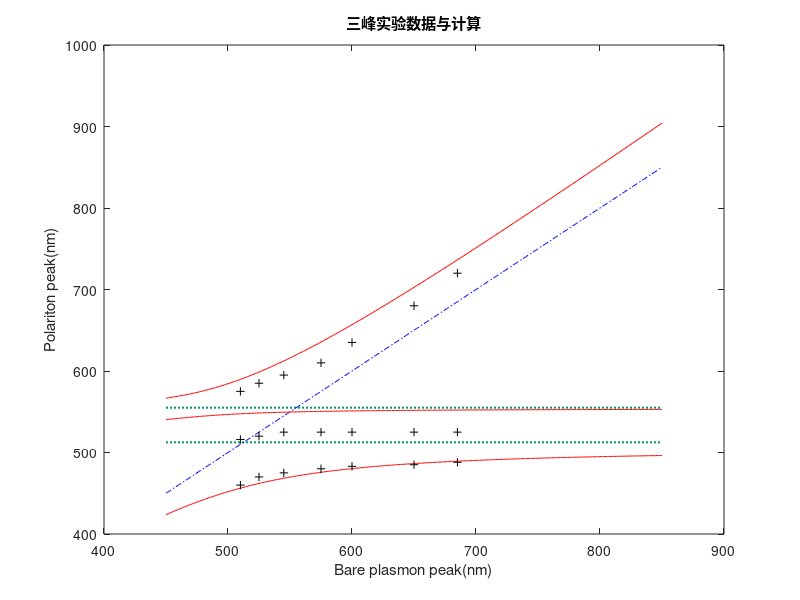

MATLAB code to generate this figure:
% 【单染料-银膜耦合 极化子色散峰计算】
% 输入纯染料的两峰波长和耦合参数，计算输出以各波长为等离激元峰的银膜同该染料的耦合所产生的3个极化子色散峰峰位波长

clear; clc;

He=1243.125; % 波长和能量换算常数 （nm->eV, E=hc/lamda）

L=[512.5 555];	% 纯染料峰波长 [左 右]
E=He./L;        % 各波长对应能量

D=[0.28164  0.10271];   % 耦合参数Delta_1~2

p = 1;          % 步长(nm)
Lp=450:p:850;   % 横轴：波长450~850(nm)
n=(400/p)+1;    % 离散点组数目
Eg=zeros(n,3);  % n行3列的2D数组，记录第行数个波长的3个矩阵特征值


% 遍历范围内所有波长
for i=1:n
    S=He/Lp(i);  % 当前波长能量（作为纯银膜峰位波长）
    A=[
    S   ,D(1),D(2);
    D(1),E(1),  0 ;
    D(2),  0 ,E(2);
    ];
    Eg(i,:) = eig(A);   % 求A的（3个）特征值（能量）
end

Lac = He ./ Eg;    % 将特征能量转换到特征波长（数组）

% 打印
disp('     NSF       Lef       Mid       Rig      ');
disp([Lp(:),Lac(:,3),Lac(:,2),Lac(:,1)]);

% 作图
figure
axis([450,850 450,850]);
darkGreen = [4 157 107]/255; lw = 1.5;
for i=1:2
    plot([450,850],[L(i),L(i)], ':','color',darkGreen,'linewidth',lw);  hold on;	% 染料4峰参考线（Cy3左右、Cy5左右）
end
plot(Lp,Lp, 'b-. ');                                                                % 纯银膜参考线
plot(Lp,Lac(:,1),'r- ',Lp,Lac(:,2),'r- ',Lp,Lac(:,3),'r- ')                         % 极化子色散峰（计算结果）


fid=fopen('Exp3.txt','r');       % 从文件读取实验数据
Exp=fscanf(fid,'%f',[4,inf]);

for i=2:4
    plot(Exp(1,:),Exp(i,:),'k+ '); hold on;   % 实验数据离散点
end

title('三峰实验数据与计算')
xlabel('Bare plasmon peak(nm)');
ylabel('Polariton peak(nm)');

